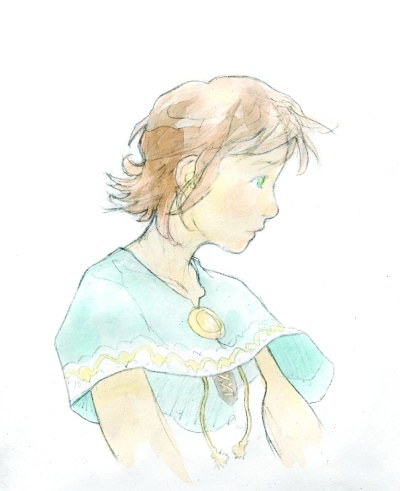
#> input picture default.jpg, 400 x 491 px
$ python image_uploader.py default.jpg   (Python 2 division)
#> lines starting #> are read from the running program, lines starting #| are printed output that depends on the picture
### image_splitter.py
import Image
import os

def split(im,pieces):
    imgwidth, imgheight = im.size
    height = imgheight//pieces
    for i in range(pieces):
		box = (0, i*height, imgwidth, (i+1)*height)
		yield im.crop(box)

# [8 lines that do not run on import are left out]

### image_uploader.py
import sys
from io import BytesIO

from poster.encode import multipart_encode
from poster.streaminghttp import register_openers
import urllib2

import Image

from image_splitter import split

left_margin = 360
resize_width = 350


#url = 'http://corpse.tallgames.net/create/'
url = 'http://localhost:8000/create/'

# Register the streaming http handlers with urllib2
register_openers()
#> (this line was passed over: poster is not available in this run)

def upload_image(filename):
#> called with filename = 'default.jpg'
	print 'Splitting',filename

	im = Image.open(filename)
#> im is the input picture: PIL image 400x491 RGB; mean R, G, B 244.7, 245.9, 240.2

	#-----------------------
	# chop off the edge of the holder
	imgwidth, imgheight = im.size
#> imgwidth = 400; imgheight = 491
	box = (left_margin, 0, imgwidth, imgheight)
#> box = (360, 0, 400, 491)
	im = im.crop(box)
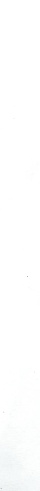
#> im: PIL image 40x491 RGB; mean R, G, B 253.9, 254.3, 254.2

	#-----------------------
	# resize
	ratio = resize_width/float(im.size[0])
#> ratio = 8.75
	size = (resize_width,int(im.size[1]*ratio))
#> size = (350, 4296)
	print "Size",size,"ratio:",ratio
#| Size (350, 4296) ratio: 8.75
	im = im.resize(size)
#> im: PIL image 350x4296 RGB

	#-----------------------
	# Split the image
	head,torso,legs,feet = split(im,4)
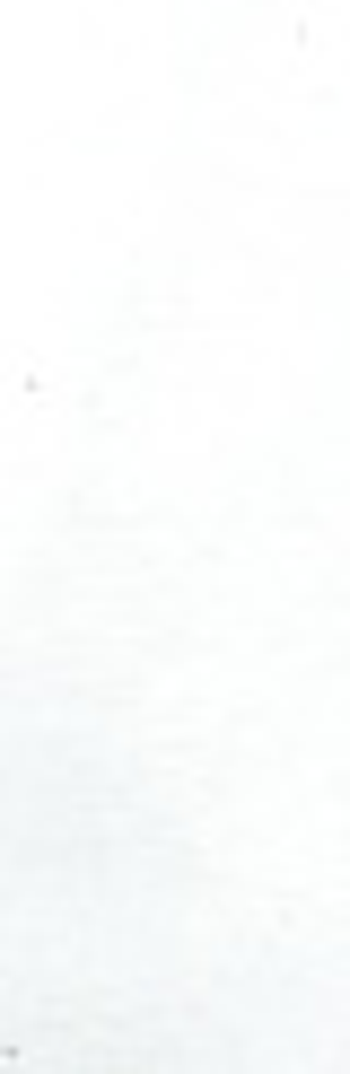
#> feet: PIL image 350x1074 RGB; mean R, G, B 250.5, 252.2, 252.1

	head.save('head.png')
	torso.save('torso.png')
	legs.save('legs.png')
	feet.save('feet.png')

#> (the run stopped early here; a loop or call above may not have finished)
